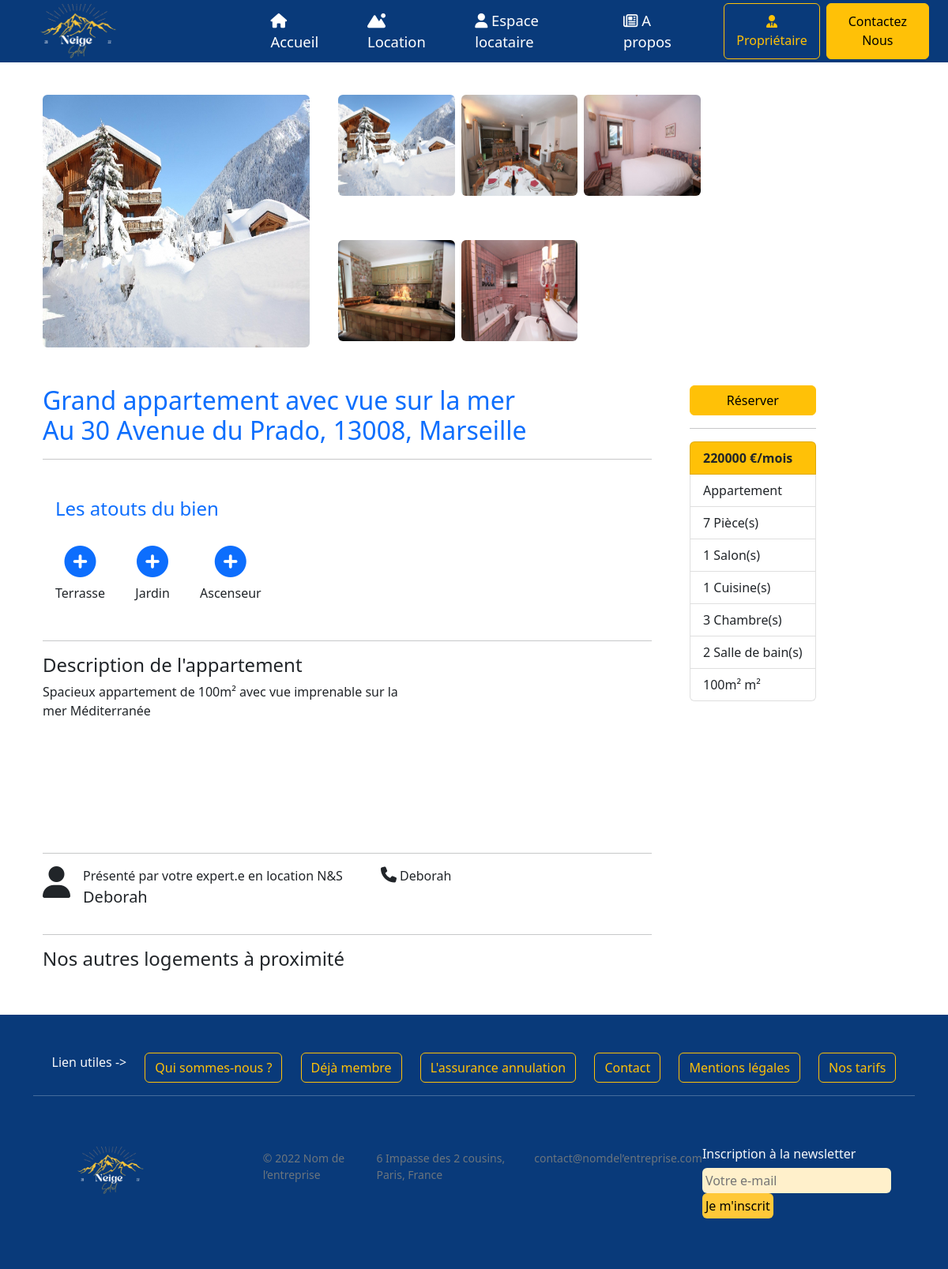
Screenshot of /index.php?page=appartement&id_appart=2 with the database file from the repository.
### tables this page shows
CREATE table appartement (
    id_appart int(5) not null AUTO_INCREMENT,
    statut_appart enum ("Disponible", "En location"),
    prix_appart FLOAT,
    intitule_appart VARCHAR(100),
    ville_appart VARCHAR (50),
    cp_appart VARCHAR (50),
    adresse_appart varchar (255),
    description_appart VARCHAR(500),
    type_appart VARCHAR (50),
    superficie_appart VARCHAR (50),
    image VARCHAR (50) NULL,
    nb_chambre int (5),
    nb_cuisine int(5),
    nb_salon int(5),
    nb_salle_bain int(5),
    nb_piece int(5),
    id_user INT(5),
    FOREIGN key (id_user) REFERENCES user(id_user),
    PRIMARY key (id_appart)
);

Create table images (
    id_img int(10) not null AUTO_INCREMENT,
    nom_img varchar(100) not null,
    type_img varchar(100) not null,
    id_appart int(10),
    foreign key (id_appart) references appartement(id_appart),
    primary key (id_img)
);

create table atouts(
    id_atout int(10) not null AUTO_INCREMENT,
    nom_atout varchar(100) not null, 
    id_appart int(5),
    Foreign Key (id_appart) REFERENCES appartement(id_appart),
    primary key (id_atout)
);

### controller/config_database.php (called while the page is built)
<?php
	$server = "localhost";
	$bdd = "neige_soleil";
	$user = "root";
	$mdp = "";
?>

### src/model.php (called while the page is built, shortened)
<?php
class Modele
{
    private $unPDO;
    public function __construct($server, $bdd, $user, $mdp)
    {
        $this->unPDO = null;
        try {
            $url = "mysql:host=" . $server . ";dbname=" . $bdd;
            $this->unPDO = new PDO($url, $user, $mdp);
        } catch (PDOException $exp) {
            echo "<br/>Erreur de connexion à la base de données !";
            echo $exp->getMessage();
        }
    }
    public function recupAllAppartement()
    {
        if ($this->unPDO != null) {
            $request = "select * from appartement";
            $select = $this->unPDO->prepare($request);
            $select->execute();
            $appartements = $select->fetchAll();
            return $appartements;
        } else {
            return null;
        }
    }
    public function selectWhereApprtement($id_appart)
    {
        if ($this->unPDO != null) {
            $request = "select * from appartement where id_appart = :id_appart";
            $donnees = array(":id_appart" => $id_appart);
            $select = $this->unPDO->prepare($request);
            $select->execute($donnees);
            $appartement = $select->fetch();
            return $appartement;
        }
    }
    public function selectWhereImage($id_appart)
    {
        if ($this->unPDO != null) {
            $request = "select * from images where id_appart =:id_appart ";
            $select = $this->unPDO->prepare($request);
            $select->bindValue(':id_appart', $id_appart, PDO::PARAM_INT);
            $select->execute();
            $image = $select->fetchAll();
            return $image;
        }
    }
    public function selectWhereAtout($id_appart)
    {
        if ($this->unPDO != null) {
            $request = "select * from atouts where id_appart =:id_appart ";
            $select = $this->unPDO->prepare($request);
            $select->bindValue(':id_appart', $id_appart, PDO::PARAM_INT);
            $select->execute();
            $atouts = $select->fetchAll();
            return $atouts;
        }
    }
}

### setting/setting_appartement.php (called while the page is built, shortened)
<?php
if (isset($_GET['id_appart'])) {
    $id_appart = $_GET['id_appart'];
    $appartement = $unController->selectWhereApprtement($id_appart);
    $images =$unController->selectWhereImage($id_appart);
    $atouts =$unController->selectWhereAtout($id_appart);
}
if (isset($_POST["filtre_index"])){
    $mot_index = $_POST["mot_index"];
    $statut= $_POST["statut"];
    $prixMax = $_POST["prixMax"];
    $prixMin= $_POST["prixMin"];
    $appartements = $unController->FiltreLocation_index($mot_index, $statut, $prixMax, $prixMin);
}else{
    $appartements = $unController->recupAllAppartement();
}

### controller/controller.php (called while the page is built, shortened)
<?php
require_once("src/model.php");
class Controller
{
    private $unModele;
    public function __construct($server, $bdd, $user, $mdp)
    {
        $this->unModele = new Modele($server, $bdd, $user, $mdp);
    }
    public function recupAllAppartement()
    {
        $appartements = $this->unModele->recupAllAppartement();
        return $appartements;
    }
    public function selectWhereApprtement($id_appart)
    {
        return $this->unModele->selectWhereApprtement($id_appart);
    }
    public function selectWhereImage($id_appart)
    {
        $imagesAppart = $this->unModele->selectWhereImage($id_appart);
        return $imagesAppart;
    }
    public function selectWhereAtout($id_appart)
    {
        $atouts = $this->unModele->selectWhereAtout($id_appart);
        return $atouts;
    }
}

### Templates/appartement.php (the view, shortened to what this page needs)
<section class="container section_appart">
  <div class=" text-center">
    <div class="row container-fluid" style="width:80%;">
      <div class="col-5 ">
        <?php
        echo ' <div class=" mt-5"><img src="Images/' . $appartement['image'] . '" class="rounded card-img-top" style="width:100; height:20rem;" id="full" alt="..."></div>
        </div>
        <div class="col-7 ">
          <div class="container text-center">
            <div class="row g-2">';
        foreach ($images as $image) {
          echo '
                 <div class="col-4">
                <div class="mt-5"><img src="images/' . $image['nom_img'] . '.' . $image['type_img'] . '" class="rounded card-img-top small" style="width:100; height:8rem;" alt="Appartement"></div>
              </div>';
        }
        ?>
      </div>
    </div>
  </div>
  </div>
  </div>
  <div class="d-flex py-5 container">
    <div class="pe-5 w-75">
      <?php
      echo '<h2 class="text-primary fw-lighter">' . $appartement['intitule_appart'] . ' <br> Au ' . $appartement['adresse_appart'] . ', ' . $appartement['cp_appart'] . ', ' . $appartement['ville_appart'] . '</h2>';
      echo '
      <hr>
      <h4 class="mt-5 ps-3 text-primary fw-lighter">Les atouts du bien</h4>
      <div class="d-flex">';
      foreach ($atouts as $atout) {
        echo '   <div class="text-center p-3">
        <i class="fa-solid fa-circle-plus fs-1 text-primary m-2"></i>
        <p>' . $atout['nom_atout'] . '</p>
      </div>';
      }
      echo '
      </div>
      <hr>
      <h4>Description de l\'appartement</h4>
      <p style="height: 25vh; width: 60%; ">' . $appartement['description_appart'] . '</p>
      <hr>
      <div class="d-flex">
        <div class="d-flex pe-5">
          <i class="fa-solid fa-user fs-1 me-3"></i>
          <p>Présenté par votre expert.e en location N&S<br><span class="fs-5">Deborah</span></p>
        </div>
        <div class="pe-5">
          <i class="fa-solid fa-phone fs-5"></i></i> Deborah
        </div>
      </div>
      <hr>
      <h4>Nos autres logements à proximité</h4>
    </div>
    <div>';
      if (!isset($_SESSION["email_locataire"]) && !isset($_SESSION["email_proprio"])) {
        echo '<button class="btn btn-warning w-100" data-bs-target="" data-bs-toggle="modal"><a class="text-decoration-none text-black" href="index.php?page=connexion_locataire">Réserver</a></button>';
      } else {
        echo '<a href="index.php?page=calendrier&id_appart=' . $appartement["id_appart"] . '"><button class="btn btn-warning w-100" data-bs-target="#exampleModalToggle" data-bs-toggle="modal">Réserver</button></a>';
      }
      $nb_piece = $appartement['nb_salon'] + $appartement['nb_cuisine'] + $appartement['nb_chambre'] + $appartement['nb_salle_bain'];
      echo '<hr class="y-5">
        <div>
          <ul class="list-group">
            <li class="list-group-item bg-warning fw-semibold">' . $appartement['prix_appart'] . ' €/mois</li>
            <li class="list-group-item">' . $appartement['type_appart'] . ' </li>
            <li class="list-group-item">' . $nb_piece . ' Pièce(s)</li>
            <li class="list-group-item">' . $appartement['nb_salon'] . ' Salon(s)</li>
            <li class="list-group-item">' . $appartement['nb_cuisine'] . ' Cuisine(s)</li>
            <li class="list-group-item">' . $appartement['nb_chambre'] . ' Chambre(s)</li>
            <li class="list-group-item">' . $appartement['nb_salle_bain'] . ' Salle de bain(s)</li>
            <li class="list-group-item">' . $appartement['superficie_appart'] . ' m²</li>
          </ul>
        </div>
      </div>';
      ?>
    </div>
</section>

### rows the page displays
appartement: image (picture), intitule_appart "Grand appartement avec vue sur la mer", adresse_appart "30 Avenue du Prado", cp_appart "13008", ville_appart "Marseille", description_appart "Spacieux appartement de 100m² avec vue imprenable sur la mer Méditerranée", prix_appart "220000", type_appart "Appartement", nb_piece "7", nb_salon "1", nb_cuisine "1", nb_chambre "3", nb_salle_bain "2", superficie_appart "100m²"
images: shows a picture
images: shows a picture
images: shows a picture
images: shows a picture
images: shows a picture
atouts: nom_atout "Terrasse"
atouts: nom_atout "Jardin"
atouts: nom_atout "Ascenseur"
